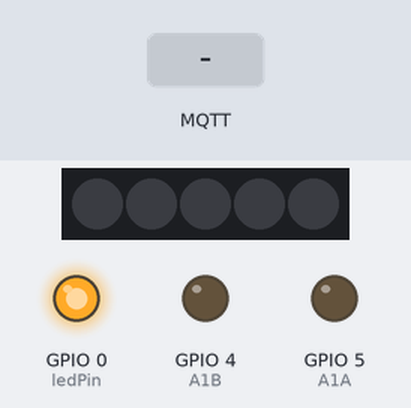
Recording of a sketch running on a simulated ESP8266 (NodeMCU). Shown: 5 RGB LEDs in strip order, left to right, output pins drawn as LEDs (lit = HIGH). Inputs (shaded band) come from the test bench. WiFi joins after 1.5 s; servers stay silent unless stated; no MQTT or app messages arrive unless stated; what the sketch prints to the serial monitor is not drawn.

Above: at 2.7 s.
2.8 s: MQTT message "0" arrives on the first subscribed topic
At 3.2 s:
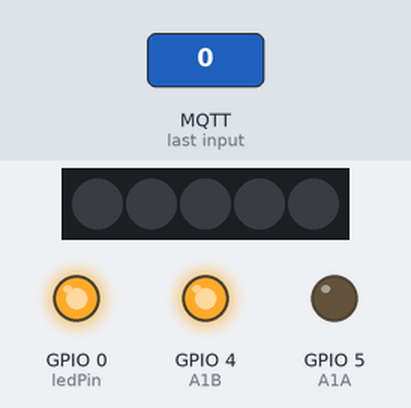
At 5.5 s:
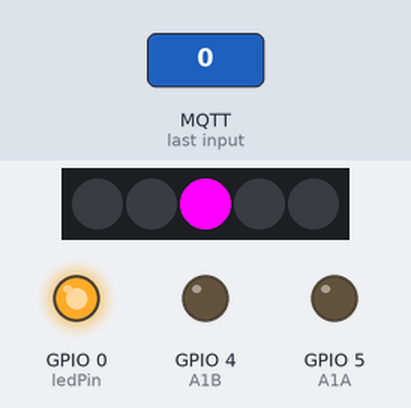
5.8 s: MQTT message "0" arrives on the first subscribed topic
At 7.9 s:
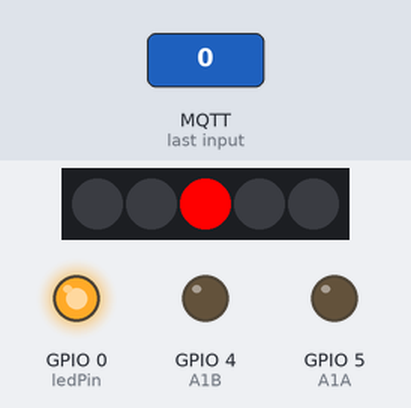
Timing chart, 0 to 9.4 s (numbered marks = the images above; inputs shaded):
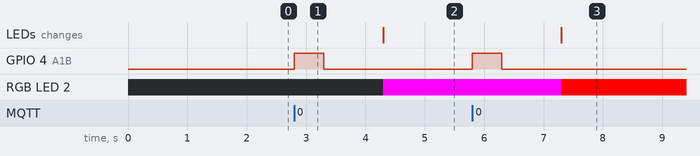

The sketch:

MQTT_Subscribe-2.ino
```cpp
#include <ESP8266WiFi.h>
#include <PubSubClient.h>
#include <Adafruit_NeoPixel.h>
const int ledPin = 0;

const char* ssid = "Wifi van de buren Boven";
const char* wifi_password = "Syntax420";

const char* mqtt_server = "192.168.2.2";
const char* mqtt_topic = "Motor";
const char* mqtt_username = "username";
const char* mqtt_password = "Driehoek";

const char* clientID = "ESP8266_1";

const int A1A = 5;//define pin 2 for A1A
const int A1B = 4;//define pin 3 for A1B
#define LEDPIN 15
#define LEDCOUNT 5
Adafruit_NeoPixel strip(LEDCOUNT, LEDPIN, NEO_GRB + NEO_KHZ800);

bool colorVisible = false;

WiFiClient wifiClient;
PubSubClient client(mqtt_server, 1883, wifiClient); // 1883 is the listener port for the Broker

void ReceivedMessage(char* topic, byte* payload, unsigned int length) {
  Serial.println((char)payload[0]);

  if ((char)payload[0] == '0') {
     motorA('R');// Turn motor A to RIGHT
     delay(500);
     motorA('O');// Turn motor A OFF
     delay(1000);
     if(!colorVisible){
     strip.setPixelColor(2, 255, 0, 255);
     strip.show();
     colorVisible=true;
     Serial.println("visible");
     } else if(colorVisible){
     colorVisible = false;
     strip.setPixelColor(2, 255, 0, 0);
     strip.show();
     Serial.println("not visible");
     }
  }
  if ((char)payload[0] == '1') {
    Serial.println("ja sorry");
  }
}

bool Connect() {
  if (client.connect(clientID, mqtt_username, mqtt_password)) {
      client.subscribe(mqtt_topic);
      return true;
    }
    else {
      return false;
  }
}

void setup() {
  pinMode(ledPin, OUTPUT);
  strip.begin();

  pinMode(A1A,OUTPUT);
  pinMode(A1B,OUTPUT);

  digitalWrite(ledPin, HIGH);

  Serial.begin(115200);

  Serial.print("Connecting to ");
  Serial.println(ssid);

  WiFi.begin(ssid, wifi_password);

  while (WiFi.status() != WL_CONNECTED) {
    delay(500);
    Serial.print(".");
  }

  Serial.println("WiFi connected");
  Serial.print("IP address: ");
  Serial.println(WiFi.localIP());

  client.setCallback(ReceivedMessage);
  if (Connect()) {
    Serial.println("Connected Successfully to MQTT Broker!");
  }
  else {
    Serial.println("Connection Failed!");
  }
}

void loop() {

  strip.clear();
  if (!client.connected()) {
    Connect();
  }
  client.loop();
}

void motorA(char d)
{
  if(d =='R'){
    digitalWrite(A1A,LOW);
    digitalWrite(A1B,HIGH);
  }else if (d =='L'){
    digitalWrite(A1A,HIGH);
    digitalWrite(A1B,LOW);
  }else{
    //Robojax.com L9110 Motor Tutorial
    // Turn motor OFF
    digitalWrite(A1A,LOW);
    digitalWrite(A1B,LOW);
  }
}
```

Measured:
- after the input at 2.8 s, GPIO 4 (A1B): LOW → HIGH at once, → LOW 0.50 s later; RGB LED 2: off → RGB(255, 0, 255) after 1.5 s
- after the input at 5.8 s, GPIO 4 (A1B): LOW → HIGH at once, → LOW 0.50 s later; RGB LED 2: RGB(255, 0, 255) → RGB(255, 0, 0) after 1.5 s; the LEDs: change after 1.5 s (image 3)
